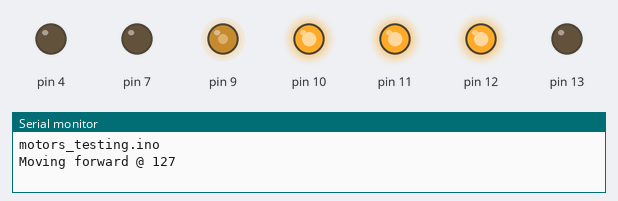
The sketch below on a simulated Arduino Uno, built with avr-gcc and run on an emulated ATmega328P. Shown: output pins drawn as LEDs (lit = HIGH), the last lines printed to the serial monitor.

Above: at 0.05 s.
At 6.0 s:
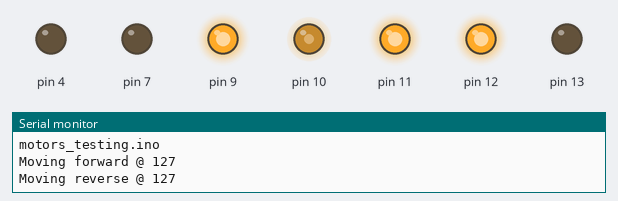
At 9.0 s:
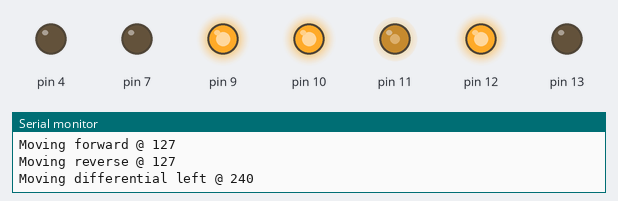
At 12.5 s:
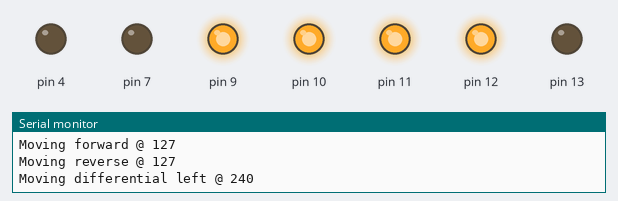
Timing chart, 0 to 16.3 s (numbered marks = the images above):
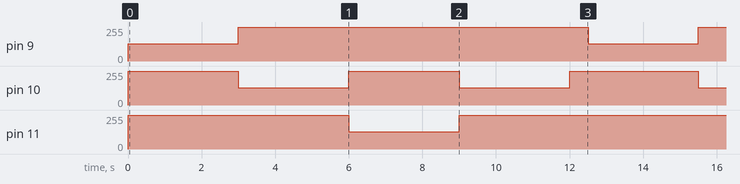

The sketch:

motors_testing.ino
```cpp
/**
  @file       MotorDemo
  @author     ELECHOUSE
  @version    V0.1
  @date       2012-6-22
  @brief        50A-DualChannelMotorDriverBoard demo code.
  @URL https://github.com/elechouse/motor
*/

/** import motor library */
#include <MOTOR.h>

void setup(void){
    Serial.begin(115200);
    /** motor driver initialize */
    motor.begin();
    /**
    NOTE:
    motor.begin() will change the prescaller of the timer0,
    so the arduino function delay() millis() and micros() are
    8 times slow than it should be.
    Please use motor_delay(), motor_millis(), motor_micros() instead them.
    */

    Serial.println("motors_testing.ino");

    /** set led pin output */
    pinMode(13, OUTPUT);
}


void loop(void){
    // digitalWrite(13, HIGH);         // set the LED on
    //
    Serial.println("Moving forward @ 127");
    motor.set(A, 127, FORWARD);     // channel A FORWARD rotation
    // // motor_delay(2000);
    // // Serial.println("Moving B forward @ 127");
    motor.set(B, 127, FORWARD);     // channel B FORWARD rotation
    motor_delay(3000);              // wait for 3 seconds
    //
    // digitalWrite(13, LOW);          // set the LED off
    //
    Serial.println("Moving reverse @ 127");
    motor.set(A, 127, REVERSE);     // channel A REVERSE rotation
    // // motor_delay(2000);
    // // Serial.println("Moving B reverse @ 127");
    motor.set(B, 127, REVERSE);     // channel B REVERSE rotation
    motor_delay(3000);              // wait for 3 seconds
    //
    // digitalWrite(13, HIGH);         // set the LED on

    // Serial.println("Moving A forward @ 240");
    // motor.set(A, 240, FORWARD);     // channel A FORWARD rotation
    // // motor_delay(2000);
    // // Serial.println("Moving B forward @ 240");
    // motor.set(B, 240, FORWARD);     // channel B FORWARD rotation
    // motor_delay(3000);              // wait for 3 seconds

    // digitalWrite(13, LOW);          // set the LED off

    // Serial.println("Moving A reverse @ 240");
    // motor.set(A, 240, REVERSE);     // channel A REVERSE rotation
    // // motor_delay(2000);
    // // Serial.println("Moving B reverse @ 240");
    // motor.set(B, 240, REVERSE);     // channel B REVERSE rotation
    // motor_delay(3000);              // wait for 3 seconds

    // Serial.println("Moving differential right @ 240");
    // motor.set(A, 127, FORWARD);     // channel A REVERSE rotation
    // motor_delay(2000);
    // Serial.println("Moving B reverse @ 240");
    // motor.set(A, 0, FORWARD);
    // motor_delay(1000);
    // motor.set(B, 127, FORWARD);     // channel B REVERSE rotation
    // motor_delay(3000);              // wait for 3 seconds

    Serial.println("Moving differential left @ 240");
    motor.set(B, 127, FORWARD);     // channel A REVERSE rotation
    // motor_delay(2000);
    // motor_delay(400);
    // motor.set(B, 0, FORWARD);
    // Serial.println("Moving B reverse @ 240");
    motor.set(A, 127, REVERSE);     // channel B REVERSE rotation
    motor_delay(3000);              // wait for 3 seconds

    motor.set(A, 127, FORWARD);     // channel A REVERSE rotation
    // motor_delay(2000);
    // motor_delay(400);
    // motor.set(B, 0, FORWARD);
    // Serial.println("Moving B reverse @ 240");
    motor.set(B, 127, REVERSE);     // channel B REVERSE rotation
    motor_delay(3000);              // wait for 3 seconds

    motor.close(A);                 // close motor channel A
    motor.close(B);                 // close motor channel B
    motor_delay(500);              // wait for 500 milli second
}
```

Measured:
- by itself, pin 9, pin 11: alternates 255/255 for 9.5 s and 128/255 for 3.0 s
- by itself, pin 10: repeats every 12.5 s: 255/255 3.0 s, 128/255 3.0 s, 255/255 3.5 s, 128/255 3.0 s
